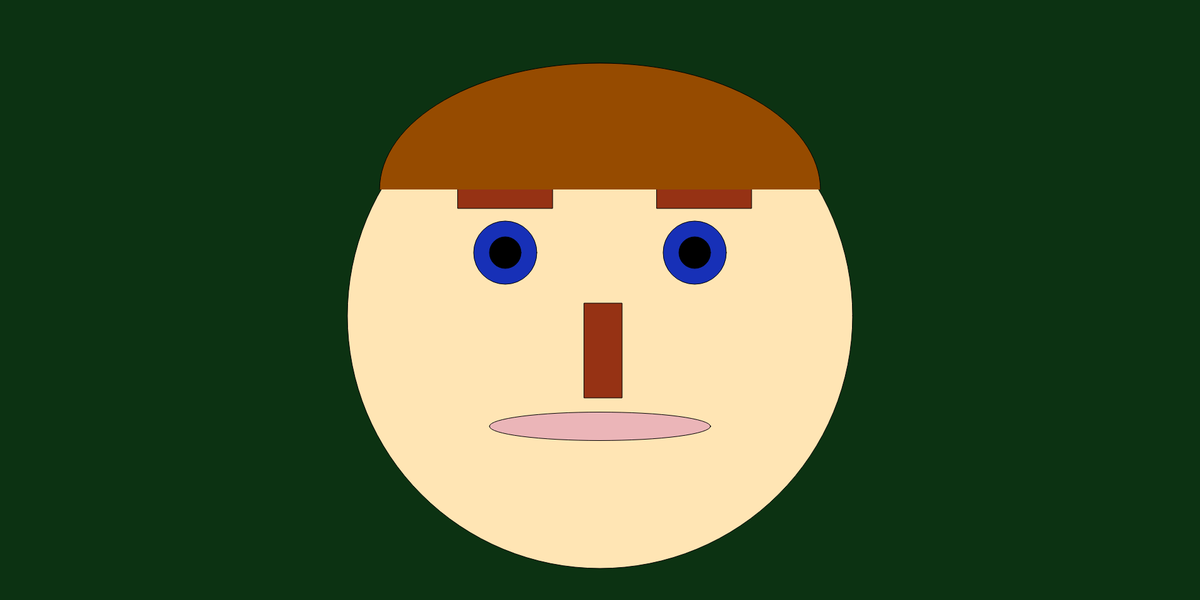
Frame 1 (no input)
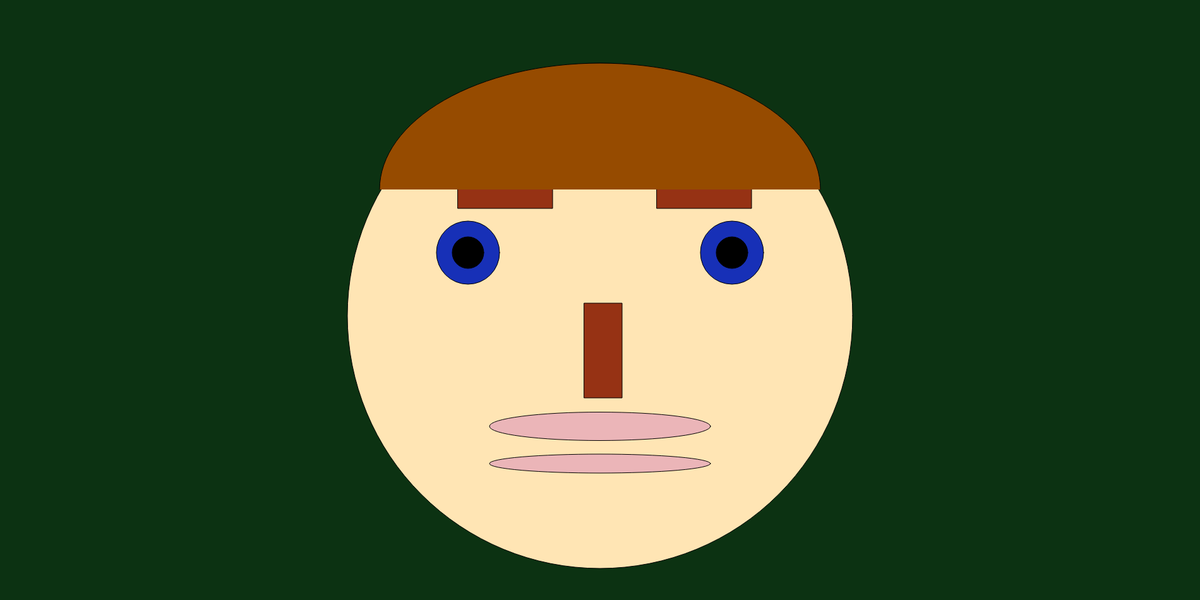
Frame 60 (no input)
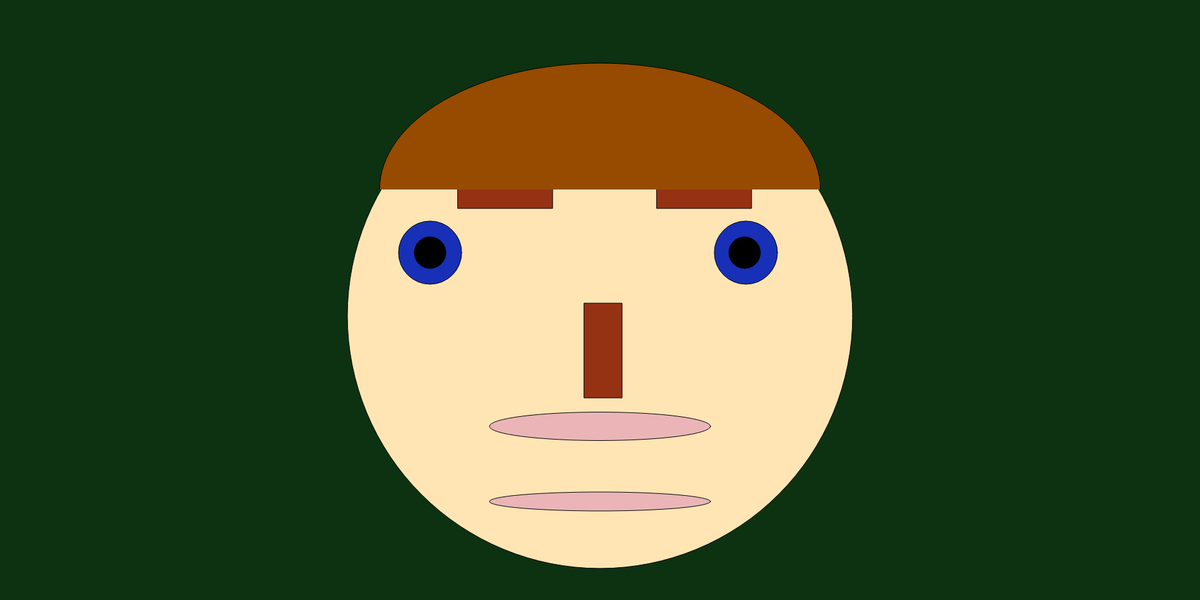
Frame 120 (the mouse pressed at the canvas centre since frame 60)

The p5.js sketch that drew these frames (run headless with seeded random() and noise() and a simulated clock; from frame 60 on, the mouse is pressed at the canvas centre):

// p5.js sketch
// ── sketch.js
var leftIrisx = 800
var leftIrisy = 400
var leftPupilx = 800
var leftPupily = 400
var rightIrisx = 1100
var rightIrisy = 400
var rightPupilx = 1100
var rightPupily = 400
var bottomLipy = 675
var Directionleft = -1
var Directionright = 1

function setup()
{
    createCanvas(1900, 950);
}
function draw()
{
    //background
    background(12,50,18);
    fill(255, 229, 180);
    circle(950,500,800);

    //left iris
    fill(23,48,183);
    circle(leftIrisx,leftIrisy,100);
    leftIrisx+=Directionleft;
    if(leftIrisx >=900 ||  leftIrisx<=600)
    {
        Directionleft *= -1;
    }

    
    //left pupil
    fill(0,0,0);
    circle(leftPupilx,leftPupily,50);
    leftPupilx+=Directionleft;
    

    //right iris
    fill(23,48,183);
    circle(rightIrisx,rightIrisy,100);
    rightIrisx += Directionright 
    if(rightIrisx >=1200  ||  rightIrisx<=600)
    {
        Directionright *= -1;
    }


    //right pupil
    fill(0,0,0)
    circle(rightPupilx,rightPupily,50)
    rightPupilx += Directionright

    //top then bottom lips
    fill(235, 181, 184)
    ellipse(950, bottomLipy, 350, 30)
    ellipse(950, 675, 350, 45)
    bottomLipy += 1
    if(bottomLipy >=850)
    {
        bottomLipy = 1
    }

    //nose
    fill(150,50,20)
    rect(925,480,60,150)

    //right eyebrow
    rect(1040,280,150,50)

    //left eyebrow
    rect(725,280,150,50)

    //hair
    fill(150, 75, 0)
    arc(950, 300, 698, 400, radians(180), radians(360));

    
}
